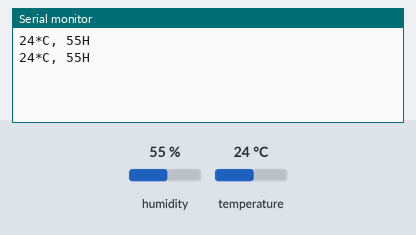
A sketch run on a simulated Arduino Uno, built with avr-gcc and run on an emulated ATmega328P. Shown: the last lines printed to the serial monitor. Inputs (shaded band) come from the test bench; at power-on: humidity 55 %, temperature 24 °C.

Above: at 2.3 s.
2.4 s: humidity set to 22 %
At 3.6 s:
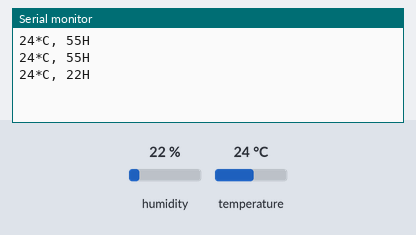
4.5 s: temperature set to 12 °C
At 5.6 s:
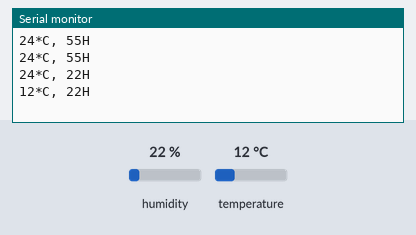
6.6 s: humidity set to 40 %
At 8.4 s:
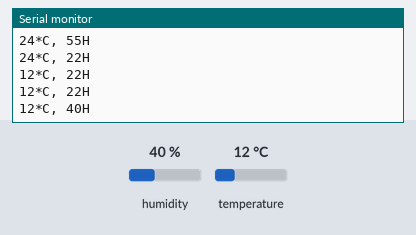
Timing chart, 0 to 9.9 s (numbered marks = the images above; inputs shaded):
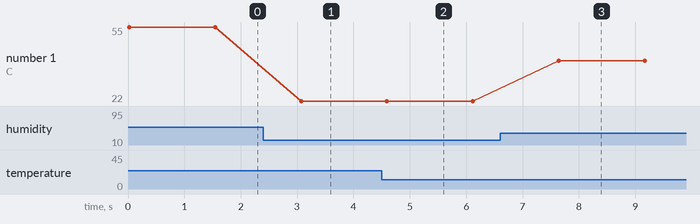

The sketch:

TempSensor.ino
```cpp
#include<SimpleDHT.h>

//for DHT11
//VCC:5V or 3V
//GND: GND
// DATA: 2

int pinDHT11 = A0;
SimpleDHT11 dht11(pinDHT11);


void setup() {
  // put your setup code here, to run once:
  // start working....
  Serial.println("Temperature & Humidity Data : ");
  Serial.begin(9600);

}

void loop() {
  // put your main code here, to run repeatedly:

byte temperature = 0;
byte humidity = 0;
int err = SimpleDHTErrSuccess;
if((err = dht11.read(&temperature, &humidity, NULL)) != SimpleDHTErrSuccess)
  {

  Serial.print("Read DHT11 failed, err = ");
  Serial.print(SimpleDHTErrCode(err));
  Serial.print(", ");
  Serial.println(SimpleDHTErrDuration(err));
  delay(1000);
  return;

  }

  Serial.print((int)temperature);
  Serial.print("*C");
  Serial.print(", ");
  Serial.print((int)humidity);
  Serial.println("H");

  //DHT11 Sampling Rate is 1Hz

  delay(1500);


}
```

Measured:
- after the input at 2.4 s, the serial monitor: prints a new line after 0.67 s (image 1)
- after the input at 4.5 s, the serial monitor: prints a new line after 0.09 s (image 2)
- after the input at 6.6 s, the serial monitor: prints a new line after 1.0 s (image 3)
- plotted number 1: 55 → 22 after the input at 2.4 s, 22 → 40 after the input at 6.6 s
